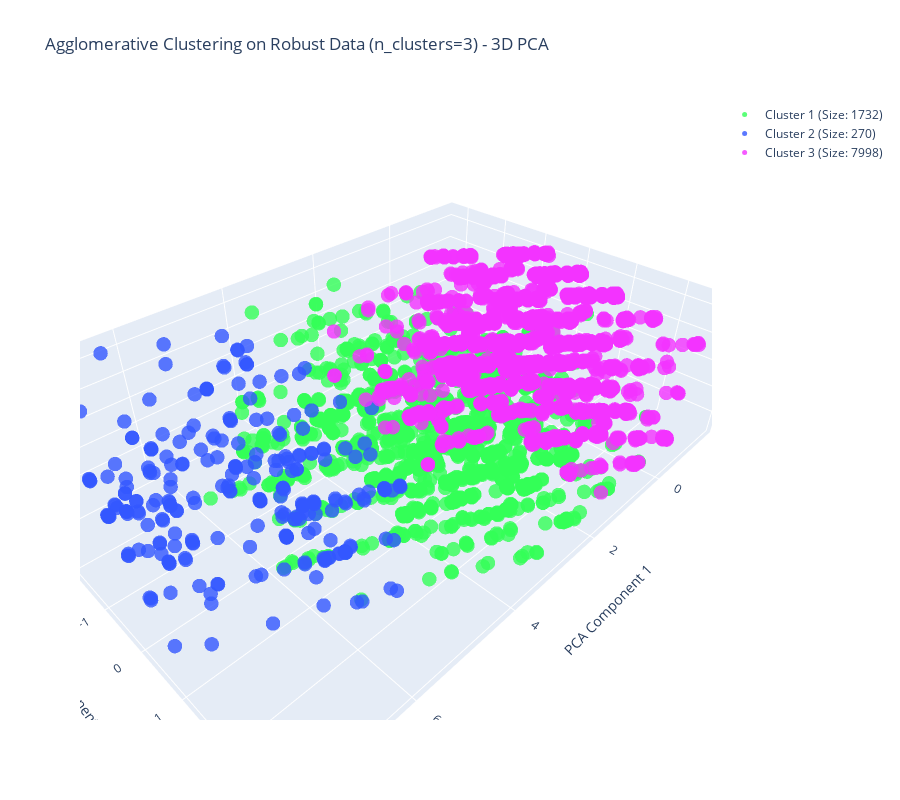

Write notebook code for a chart like this one.
### Markdown cell above
To form the characteristics, the numerical columns were calculated using the mean while the categorical features were calculated using the most frequent value to give a more accurate portrayal of the clusters.

### Code cell
import numpy as np
import pandas as pd
from sklearn.preprocessing import RobustScaler
from sklearn.cluster import AgglomerativeClustering
from sklearn.decomposition import PCA
import plotly.graph_objs as go
from collections import Counter

# Updated categorical mappings
mcs_mapping = {
    1: 'Defensive Ends', 2: 'Attacking Corner', 3: 'Defensive Corner - Upper',
    4: 'Attacking Ends', 5: 'UB - Attacking Corner', 6: 'UB - Defensive Corner',
    7: 'UB - Defensive End', 8: 'UB - Attacking End', 9: 'Standing Room Only',
    10: 'Blue Line', 11: 'Club', 12: 'Family Zone', 0: 'Unknown'
}
area_mapping = {
    1: 'Greater Toronto Area', 2: 'Downtown Toronto', 3: 'Outside GTA', 0: 'Unknown'
}
email_discount_mapping = {1: 'Yes', 0: 'No'}
avg_purchase_time_encoded_mapping = {
    1: 'Game Day', 2: '1–3 Days Before', 3: '1 Week Before',
    4: 'Over 1 Week Before', 5: 'Over 1 Month In-Advance', 0: 'Unknown'
}

# Step 1: Scaling and Sampling the Data
def scale_and_sample(data, sample_size=10000):
    scaler = RobustScaler()
    scaled_data = scaler.fit_transform(data)
    if scaled_data.shape[0] > sample_size:
        sampled_indices = np.random.choice(scaled_data.shape[0], sample_size, replace=False)
        scaled_data = scaled_data[sampled_indices, :]
    return scaler, scaled_data

# Step 2: Perform Agglomerative Clustering
def perform_agglomerative_clustering(data, n_clusters=3, linkage='complete'):
    clusterer = AgglomerativeClustering(n_clusters=n_clusters, linkage=linkage)
    labels = clusterer.fit_predict(data)
    return labels + 1  # Increment cluster labels to start at 1

# Step 3: Inverse Transform and Format Cluster Characteristics
def calculate_cluster_characteristics(original_scaled_data, original_data, labels, scaler, feature_names):
    # Inverse transform to original scale
    original_scale_data = scaler.inverse_transform(original_scaled_data)
    
    # Create a DataFrame with labels
    data_with_clusters = pd.DataFrame(original_scale_data, columns=feature_names)
    data_with_clusters['Cluster'] = labels  # Use incremented labels directly
    
    # Calculate mean values for numerical features
    cluster_characteristics = data_with_clusters.groupby('Cluster').mean()

    # Add cluster sizes
    cluster_sizes = data_with_clusters['Cluster'].value_counts().sort_index()
    cluster_characteristics['Cluster Size'] = cluster_sizes.values

    # Process categorical and binary columns
    for column, mapping in [
        ('mcs_categorical', mcs_mapping),
        ('area_categorical', area_mapping),
        ('Subscribed to Email List', email_discount_mapping),
        ('Discount Usage', email_discount_mapping),
        ('Avg Purchase Time Encoded', avg_purchase_time_encoded_mapping)
    ]:
        if column in data_with_clusters.columns:
            most_frequent_values = (
                data_with_clusters.groupby('Cluster')[column]
                .agg(lambda x: Counter(x).most_common(1)[0][0])  # Most common value
                .map(mapping)  # Map to categorical value
            )
            cluster_characteristics[column] = most_frequent_values

    # Format numerical columns
    for col in cluster_characteristics.columns:
        if col in ['Net Revenue', 'Avg Revenue Per Seat', 'Avg Revenue Per Game']:
            cluster_characteristics[col] = cluster_characteristics[col].round(2)  # Round to nearest hundredth
        elif cluster_characteristics[col].dtype != 'object':  # Exclude non-numerical columns
            cluster_characteristics[col] = cluster_characteristics[col].round(0).astype(int)  # Round to nearest whole number

    # Add all features and ensure the format matches the desired layout
    cluster_characteristics = cluster_characteristics.T
    cluster_characteristics.columns = [f"Cluster {col}" for col in cluster_characteristics.columns]
    cluster_characteristics.reset_index(inplace=True)
    cluster_characteristics.rename(columns={'index': 'Feature'}, inplace=True)

    return cluster_characteristics

# Step 4: 3D PCA Visualization
def visualize_agglomerative_clusters_with_pca(data, labels, title, n_clusters):
    # Perform PCA for visualization
    pca = PCA(n_components=3)
    pca_3d_data = pca.fit_transform(data)

    # Use Plotly for 3D visualization
    fig = go.Figure()
    unique_labels = set(labels)
    colors = ['#FF5733', '#33FF57', '#3357FF', '#F333FF', '#FFC300', '#FF33A1', '#33FFF0']
    
    for label in unique_labels:
        cluster_indices = (labels == label)
        fig.add_trace(go.Scatter3d(
            x=pca_3d_data[cluster_indices, 0],
            y=pca_3d_data[cluster_indices, 1],
            z=pca_3d_data[cluster_indices, 2],
            mode='markers',
            marker=dict(size=5, color=colors[label % len(colors)], opacity=0.8),
            name=f"Cluster {label} (Size: {sum(cluster_indices)})"
        ))

    fig.update_layout(
        scene=dict(
            xaxis_title="PCA Component 1",
            yaxis_title="PCA Component 2",
            zaxis_title="PCA Component 3"
        ),
        title=f"{title} (n_clusters={n_clusters}) - 3D PCA",
        height=800
    )
    fig.show()

# Step 5: Integration
def analyze_agglomerative_clustering(data, sample_size=10000, n_clusters=3, linkage='complete', title="Agglomerative Clustering Analysis"):
    feature_names = data.columns  # Save feature names
    scaler, scaled_data = scale_and_sample(data, sample_size=sample_size)  # Scale and sample
    labels = perform_agglomerative_clustering(scaled_data, n_clusters=n_clusters, linkage=linkage)  # Cluster
    cluster_characteristics = calculate_cluster_characteristics(scaled_data, data, labels, scaler, feature_names)  # Analyze
    visualize_agglomerative_clusters_with_pca(scaled_data, labels, title, n_clusters)  # Visualize
    return cluster_characteristics

# Execution
try:
    cluster_characteristics = analyze_agglomerative_clustering(
        accounts_final, sample_size=10000, n_clusters=3, linkage='complete', 
        title="Agglomerative Clustering on Robust Data"
    )
    print(cluster_characteristics.to_string(index=False))
except Exception as e:
    print(f"Error: {e}")

### Figure 1 — Plotly figure (JSON) as saved in the notebook; plotly's stock layout.template omitted (floating-point values rounded to 4 significant figures; data arrays with more than 128 entries replaced by an {"elided": "..."} marker saying what was removed)
{"data": [{"marker": {"color": "#33FF57", "opacity": 0.8, "size": 5}, "mode": "markers", "name": "Cluster 1 (Size: 1732)", "type": "scatter3d", "x": {"elided": "1732 float values"}, "y": {"elided": "1732 float values"}, "z": {"elided": "1732 float values"}}, {"marker": {"color": "#3357FF", "opacity": 0.8, "size": 5}, "mode": "markers", "name": "Cluster 2 (Size: 270)", "type": "scatter3d", "x": {"elided": "270 float values"}, "y": {"elided": "270 float values"}, "z": {"elided": "270 float values"}}, {"marker": {"color": "#F333FF", "opacity": 0.8, "size": 5}, "mode": "markers", "name": "Cluster 3 (Size: 7998)", "type": "scatter3d", "x": {"elided": "7998 float values"}, "y": {"elided": "7998 float values"}, "z": {"elided": "7998 float values"}}], "layout": {"height": 800, "scene": {"xaxis": {"title": {"text": "PCA Component 1"}}, "yaxis": {"title": {"text": "PCA Component 2"}}, "zaxis": {"title": {"text": "PCA Component 3"}}}, "title": {"text": "Agglomerative Clustering on Robust Data (n_clusters=3) - 3D PCA"}}}
